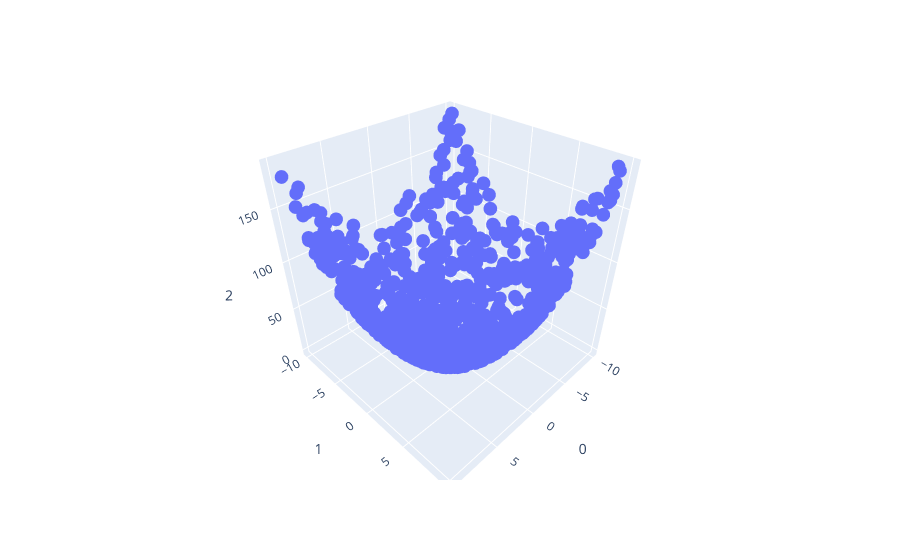

Here is the notebook cell this chart was saved with:
### Code cell
rand = np.random.default_rng(42)

#Defining the values we talked about
a = -10
b = 10
n = 1000

#Our target function f
def f(x,y):
    return x**2+y**2


xcoords = rand.uniform(low=a,high=b,size=(n,1))
ycoords = rand.uniform(low=a,high=b,size=(n,1))

zcoords = f(xcoords,ycoords)

dataset = np.concatenate((xcoords,ycoords,zcoords),axis=1)

#formatting coords for input
TestTrainSplit = 0.8
batches = 2
SplitIndex = int(TestTrainSplit*n)
TrainData  = dataset[:SplitIndex]
TestData = dataset[SplitIndex:]

noise = rand.normal(loc=0,scale=0.1,size=(SplitIndex,1))
TrainData[:,-1] = (TrainData[:,-1].reshape(SplitIndex,1) + noise).reshape(SplitIndex)



TrainDataBatches = np.split(TrainData,batches)

#Simple scatter plot for visualisation
fig = px.scatter_3d(TrainData,x=0,y=1,z=2)
fig.show()

### Figure 1 — Plotly figure (JSON) as saved in the notebook; plotly's stock layout.template omitted (floating-point values rounded to 4 significant figures; data arrays with more than 128 entries replaced by an {"elided": "..."} marker saying what was removed)
{"data": [{"hovertemplate": "0=%{x}<br>1=%{y}<br>2=%{z}<extra></extra>", "legendgroup": "", "marker": {"color": "#636efa", "symbol": "circle"}, "mode": "markers", "name": "", "scene": "scene", "showlegend": false, "type": "scatter3d", "x": {"elided": "800 float values"}, "y": {"elided": "800 float values"}, "z": {"elided": "800 float values"}}], "layout": {"legend": {"tracegroupgap": 0}, "margin": {"t": 60}, "scene": {"domain": {"x": [0, 1], "y": [0, 1]}, "xaxis": {"title": {"text": "0"}}, "yaxis": {"title": {"text": "1"}}, "zaxis": {"title": {"text": "2"}}}}}
